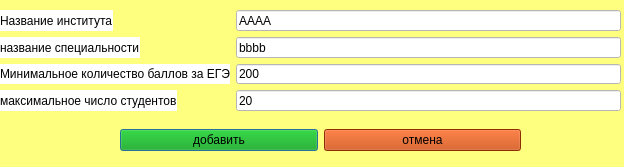
<?xml version="1.0" encoding="UTF-8"?>
<ui version="4.0">
 <class>Dialog</class>
 <widget class="QDialog" name="Dialog">
  <property name="geometry">
   <rect>
    <x>0</x>
    <y>0</y>
    <width>624</width>
    <height>167</height>
   </rect>
  </property>
  <property name="focusPolicy">
   <enum>Qt::StrongFocus</enum>
  </property>
  <property name="windowTitle">
   <string>ВУЗ</string>
  </property>
  <property name="styleSheet">
   <string notr="true">background-color:rgb(255, 255, 127)</string>
  </property>
  <widget class="QWidget" name="horizontalLayoutWidget">
   <property name="geometry">
    <rect>
     <x>120</x>
     <y>120</y>
     <width>401</width>
     <height>41</height>
    </rect>
   </property>
   <layout class="QHBoxLayout" name="horizontalLayout">
    <item>
     <widget class="QPushButton" name="add">
      <property name="styleSheet">
       <string notr="true">background-color:rgb(0, 162, 0)</string>
      </property>
      <property name="text">
       <string>добавить</string>
      </property>
     </widget>
    </item>
    <item>
     <widget class="QPushButton" name="cancel">
      <property name="styleSheet">
       <string notr="true">background-color:rgb(197, 65, 0)</string>
      </property>
      <property name="text">
       <string>отмена</string>
      </property>
     </widget>
    </item>
   </layout>
  </widget>
  <widget class="QWidget" name="formLayoutWidget">
   <property name="geometry">
    <rect>
     <x>0</x>
     <y>10</y>
     <width>621</width>
     <height>101</height>
    </rect>
   </property>
   <layout class="QFormLayout" name="formLayout">
    <item row="0" column="0">
     <widget class="QLabel" name="label">
      <property name="styleSheet">
       <string notr="true">background-color:rgb(255, 255, 255)</string>
      </property>
      <property name="text">
       <string>Название института</string>
      </property>
     </widget>
    </item>
    <item row="0" column="1">
     <widget class="QLineEdit" name="university_name">
      <property name="styleSheet">
       <string notr="true">background-color:rgb(255, 255, 255)</string>
      </property>
      <property name="text">
       <string>AAAA</string>
      </property>
     </widget>
    </item>
    <item row="1" column="0">
     <widget class="QLabel" name="label_2">
      <property name="styleSheet">
       <string notr="true">background-color:rgb(255, 255, 255)</string>
      </property>
      <property name="text">
       <string>название специальности</string>
      </property>
     </widget>
    </item>
    <item row="1" column="1">
     <widget class="QLineEdit" name="specialty_name">
      <property name="styleSheet">
       <string notr="true">background-color:rgb(255, 255, 255)</string>
      </property>
      <property name="text">
       <string>bbbb</string>
      </property>
     </widget>
    </item>
    <item row="2" column="0">
     <widget class="QLabel" name="label_3">
      <property name="styleSheet">
       <string notr="true">background-color:rgb(255, 255, 255)</string>
      </property>
      <property name="text">
       <string>Минимальное количество баллов за ЕГЭ</string>
      </property>
     </widget>
    </item>
    <item row="2" column="1">
     <widget class="QLineEdit" name="min_scores">
      <property name="styleSheet">
       <string notr="true">background-color:rgb(255, 255, 255)</string>
      </property>
      <property name="text">
       <string>200</string>
      </property>
     </widget>
    </item>
    <item row="3" column="0">
     <widget class="QLabel" name="label_4">
      <property name="styleSheet">
       <string notr="true">background-color:rgb(255, 255, 255)</string>
      </property>
      <property name="text">
       <string>максимальное число студентов</string>
      </property>
     </widget>
    </item>
    <item row="3" column="1">
     <widget class="QLineEdit" name="student_numbers">
      <property name="styleSheet">
       <string notr="true">background-color:rgb(255, 255, 255)</string>
      </property>
      <property name="text">
       <string>20</string>
      </property>
     </widget>
    </item>
   </layout>
  </widget>
  <widget class="QWidget" name="verticalLayoutWidget">
   <property name="geometry">
    <rect>
     <x>80</x>
     <y>220</y>
     <width>160</width>
     <height>80</height>
    </rect>
   </property>
   <layout class="QVBoxLayout" name="verticalLayout"/>
  </widget>
 </widget>
 <resources/>
 <connections/>
</ui>
